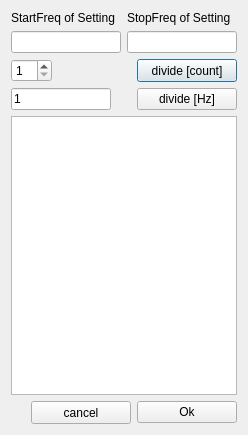
<?xml version="1.0" encoding="UTF-8"?>
<ui version="4.0">
 <class>Dialog</class>
 <widget class="QDialog" name="Dialog">
  <property name="geometry">
   <rect>
    <x>0</x>
    <y>0</y>
    <width>248</width>
    <height>435</height>
   </rect>
  </property>
  <property name="windowTitle">
   <string>Edit Traces</string>
  </property>
  <layout class="QGridLayout" name="gridLayout">
   <item row="0" column="0">
    <widget class="QLabel" name="label">
     <property name="text">
      <string>StartFreq of Setting</string>
     </property>
    </widget>
   </item>
   <item row="0" column="1">
    <widget class="QLabel" name="label_2">
     <property name="text">
      <string>StopFreq of Setting</string>
     </property>
    </widget>
   </item>
   <item row="1" column="0" colspan="2">
    <layout class="QHBoxLayout" name="horizontalLayout">
     <item>
      <widget class="QLineEdit" name="lineEditStartFreq"/>
     </item>
     <item>
      <widget class="QLineEdit" name="lineEditStopFreq"/>
     </item>
    </layout>
   </item>
   <item row="2" column="0" colspan="2">
    <layout class="QHBoxLayout" name="horizontalLayout_4">
     <item>
      <widget class="QSpinBox" name="spinBox">
       <property name="minimum">
        <number>1</number>
       </property>
      </widget>
     </item>
     <item>
      <spacer name="horizontalSpacer_2">
       <property name="orientation">
        <enum>Qt::Horizontal</enum>
       </property>
       <property name="sizeHint" stdset="0">
        <size>
         <width>40</width>
         <height>20</height>
        </size>
       </property>
      </spacer>
     </item>
     <item>
      <widget class="QPushButton" name="BtnDivideCount">
       <property name="sizePolicy">
        <sizepolicy hsizetype="Preferred" vsizetype="Preferred">
         <horstretch>0</horstretch>
         <verstretch>0</verstretch>
        </sizepolicy>
       </property>
       <property name="minimumSize">
        <size>
         <width>100</width>
         <height>0</height>
        </size>
       </property>
       <property name="maximumSize">
        <size>
         <width>100</width>
         <height>16777215</height>
        </size>
       </property>
       <property name="toolTip">
        <string>divide range in [count] parts</string>
       </property>
       <property name="text">
        <string>divide [count]</string>
       </property>
      </widget>
     </item>
    </layout>
   </item>
   <item row="3" column="0" colspan="2">
    <layout class="QHBoxLayout" name="horizontalLayout_3">
     <item>
      <widget class="QLineEdit" name="lineEditHz">
       <property name="minimumSize">
        <size>
         <width>100</width>
         <height>0</height>
        </size>
       </property>
       <property name="maximumSize">
        <size>
         <width>100</width>
         <height>16777215</height>
        </size>
       </property>
       <property name="text">
        <string>1</string>
       </property>
      </widget>
     </item>
     <item>
      <spacer name="horizontalSpacer">
       <property name="orientation">
        <enum>Qt::Horizontal</enum>
       </property>
       <property name="sizeHint" stdset="0">
        <size>
         <width>40</width>
         <height>20</height>
        </size>
       </property>
      </spacer>
     </item>
     <item>
      <widget class="QPushButton" name="BtnDivideHz">
       <property name="minimumSize">
        <size>
         <width>100</width>
         <height>0</height>
        </size>
       </property>
       <property name="maximumSize">
        <size>
         <width>100</width>
         <height>16777215</height>
        </size>
       </property>
       <property name="toolTip">
        <string>divide range in parts of [Hz] ranges</string>
       </property>
       <property name="text">
        <string>divide [Hz]</string>
       </property>
      </widget>
     </item>
    </layout>
   </item>
   <item row="4" column="0" colspan="2">
    <widget class="QTableView" name="tableView"/>
   </item>
   <item row="5" column="0" colspan="2">
    <layout class="QHBoxLayout" name="horizontalLayout_2">
     <property name="sizeConstraint">
      <enum>QLayout::SetFixedSize</enum>
     </property>
     <item>
      <spacer name="horizontalSpacer_3">
       <property name="orientation">
        <enum>Qt::Horizontal</enum>
       </property>
       <property name="sizeHint" stdset="0">
        <size>
         <width>40</width>
         <height>20</height>
        </size>
       </property>
      </spacer>
     </item>
     <item>
      <widget class="QPushButton" name="BtnCancel">
       <property name="sizePolicy">
        <sizepolicy hsizetype="Minimum" vsizetype="Fixed">
         <horstretch>0</horstretch>
         <verstretch>0</verstretch>
        </sizepolicy>
       </property>
       <property name="minimumSize">
        <size>
         <width>100</width>
         <height>23</height>
        </size>
       </property>
       <property name="maximumSize">
        <size>
         <width>100</width>
         <height>23</height>
        </size>
       </property>
       <property name="text">
        <string>cancel</string>
       </property>
      </widget>
     </item>
     <item>
      <widget class="QPushButton" name="BtnOk">
       <property name="minimumSize">
        <size>
         <width>100</width>
         <height>0</height>
        </size>
       </property>
       <property name="maximumSize">
        <size>
         <width>100</width>
         <height>16777215</height>
        </size>
       </property>
       <property name="text">
        <string>Ok</string>
       </property>
      </widget>
     </item>
    </layout>
   </item>
  </layout>
 </widget>
 <resources/>
 <connections/>
</ui>
